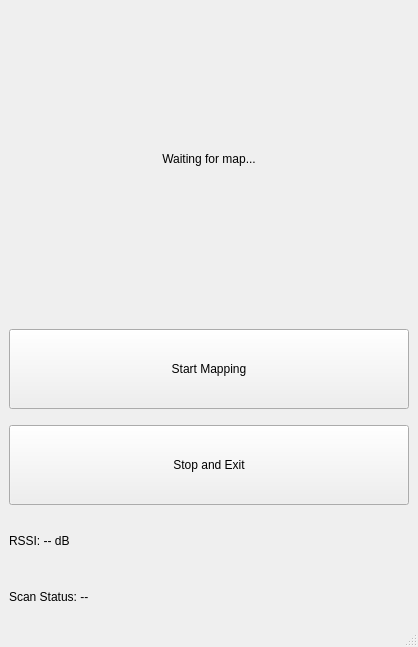
<?xml version="1.0" encoding="UTF-8"?>
<ui version="4.0">
 <class>MainWindow</class>
 <widget class="QMainWindow" name="MainWindow">
  <property name="geometry">
   <rect>
    <x>0</x>
    <y>0</y>
    <width>418</width>
    <height>647</height>
   </rect>
  </property>
  <property name="windowTitle">
   <string>ROS Mapping GUI</string>
  </property>
  <widget class="QWidget" name="centralwidget">
   <layout class="QVBoxLayout" name="verticalLayout">
    <property name="spacing">
     <number>20</number>
    </property>
    <item>
     <widget class="QLabel" name="mapLabel">
      <property name="minimumSize">
       <size>
        <width>400</width>
        <height>300</height>
       </size>
      </property>
      <property name="text">
       <string>Waiting for map...</string>
      </property>
      <property name="scaledContents">
       <bool>true</bool>
      </property>
      <property name="alignment">
       <set>Qt::AlignCenter</set>
      </property>
     </widget>
    </item>
    <item>
     <layout class="QVBoxLayout" name="buttonLayout">
      <property name="spacing">
       <number>16</number>
      </property>
      <item>
       <widget class="QPushButton" name="startButton">
        <property name="sizePolicy">
         <sizepolicy hsizetype="MinimumExpanding" vsizetype="Fixed">
          <horstretch>0</horstretch>
          <verstretch>0</verstretch>
         </sizepolicy>
        </property>
        <property name="minimumSize">
         <size>
          <width>300</width>
          <height>80</height>
         </size>
        </property>
        <property name="text">
         <string>Start Mapping</string>
        </property>
       </widget>
      </item>
      <item>
       <widget class="QPushButton" name="stopButton">
        <property name="sizePolicy">
         <sizepolicy hsizetype="MinimumExpanding" vsizetype="Fixed">
          <horstretch>0</horstretch>
          <verstretch>0</verstretch>
         </sizepolicy>
        </property>
        <property name="minimumSize">
         <size>
          <width>300</width>
          <height>80</height>
         </size>
        </property>
        <property name="text">
         <string>Stop and Exit</string>
        </property>
       </widget>
      </item>
      <item>
       <widget class="QLabel" name="rssiLabel">
        <property name="text">
         <string>RSSI: -- dB</string>
        </property>
       </widget>
      </item>
      <item>
       <widget class="QLabel" name="loggerStatusLabel">
        <property name="text">
         <string>Scan Status: --</string>
        </property>
       </widget>
      </item>
     </layout>
    </item>
   </layout>
  </widget>
  <widget class="QMenuBar" name="menubar">
   <property name="geometry">
    <rect>
     <x>0</x>
     <y>0</y>
     <width>418</width>
     <height>28</height>
    </rect>
   </property>
  </widget>
  <widget class="QStatusBar" name="statusbar"/>
 </widget>
 <resources/>
 <connections/>
</ui>
